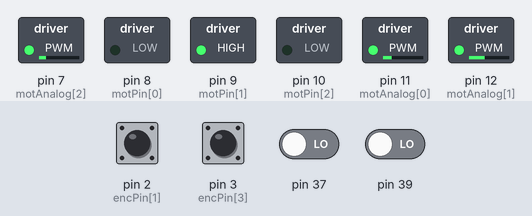
The sketch below on a simulated Arduino Mega 2560, built with avr-gcc and run on an emulated ATmega2560. Shown: switched loads named in the sketch (green lamp = pin HIGH). The test bench sets the inputs (shaded band); at power-on: pin 2 (encPin[1]), pin 3 (encPin[3]) HIGH, pin 37, pin 39 LOW. What the sketch prints to the serial monitor is not drawn.

Above: at 0.2 s.
Timing chart, 0 to 1.7 s (numbered marks = the images above):
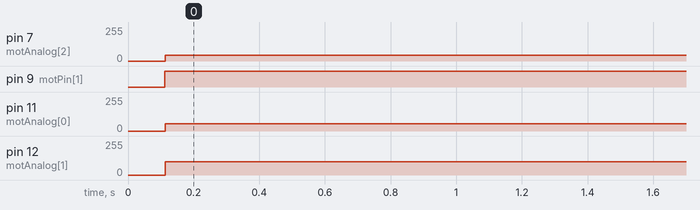

Measured:
- by itself, pin 7 (motAnalog[2]): 0/255 → 44/255 at 0.11 s
- by itself, pin 9 (motPin[1]): LOW → HIGH at 0.11 s
- by itself, pin 11 (motAnalog[0]): 0/255 → 55/255 at 0.11 s
- by itself, pin 12 (motAnalog[1]): 0/255 → 99/255 at 0.11 s

The sketch:

sinX_tanX_X2.ino
```cpp
#include <MPU9250.h>
const double pi = 3.1415926535897932384626433832795;
int v[3] = {0, 0, 0}, V = 100, motPin[3] = {8, 9, 10}, motAnalog[3] = {11, 12, 7}, encPin[4] = {33, 2, 35, 3};
volatile int counterx = 0, countery = 0;
float ang = 0, ax = 0, ay = 0, cx = -15, cy = 0, tx = 0, ty = 0, actEe, actEy, actEg, Kp1 = 0.5, Kp2 = 4, Kd1 = 0, Kd2 = 0, w1 = 0, g1 = 0, w;//3.15

MPU9250 IMU;

double t;

int16_t gyro[3] = {0, 0, 0};
int16_t acc[3] = {0, 0, 0};
float gyroBias[3]  = {0, 0, 0};
float accelBias[3] = {0, 0, 0};
int dt;
long Time;
double ix = -15.0 , iy = 0.0;

double x = 0.0, y = 0.0;
double cosine , sine;
double offset;
double gyr_angle = 0.00;
double sum = 0;

void read_gyro() {
  if ((micros() - Time) > 13000) {
    IMU.readGyroData(gyro);
    dt = micros() - Time;
    gyr_angle += (gyro[2] - gyroBias[2]) * dt / 131.0 / 1000000.0;
    Time = micros();
  }
}

float rad(float a)
{
  return a * 2 * pi / 360;
}
float f(float x) //this code can plot 3 curves by changing pins in arduino...to plot some other curve change the returning function accordingly.
{
 if(digitalRead(37)==HIGH)
  return 15 * sin(0.1 * x); //0.1 * x * x;
 else if(digitalRead(39)==HIGH)
  return 0.08*x*x;
 else
  return 15*atan(0.1*x);
}
void basev(float a, float b, float c, float d)
{
  ang = atan((d - b) / (c - a));
}

void base_pwm() {
  v[0] = V * (cos(rad(0)) * cos(ang) + sin(rad(0)) * sin(ang));
  v[1] = V * (cos(rad(240)) * cos(ang) + sin(rad(240)) * sin(ang));
  v[2] = V * (cos(rad(120)) * cos(ang) + sin(rad(120)) * sin(ang));
}

void wheels()
{
  for (int i = 0; i < 3; i++)
  {

    analogWrite(motAnalog[i], constrain(abs(v[i]) , 0 , 255));

    if (v[i] >= 0)
    {
      digitalWrite(motPin[i], LOW);

    }
    else
    {

      digitalWrite(motPin[i], HIGH);
    }
  }
}
void enc_read()
{
  float disx = counterx * 5.8 * pi / 600.0;
  float disy = countery * 5.8 * pi / 600.0;
  cy = disy * cos(rad(gyr_angle)) - disx * sin(rad(gyr_angle));
  cx = disy * sin(rad(gyr_angle)) + disx * cos(rad(gyr_angle));
}


void setup() {
  Serial.begin(9600);
  pinMode(37,INPUT);

  for (int i = 0; i < 3; i++)
    pinMode(motPin[i], OUTPUT);
  for (int i = 0; i < 3; i++)
    pinMode(motAnalog[i], OUTPUT);
  for (int i = 0; i < 4; i++)
    pinMode(encPin[i], INPUT_PULLUP);
  attachInterrupt(digitalPinToInterrupt(encPin[1]), ai0, RISING);
  attachInterrupt(digitalPinToInterrupt(encPin[3]), ai1, RISING);


  for (int i = 0; i <= 10 ; i++) {
    IMU.readGyroData(gyro);
    sum += gyro[2];
    delay(10);
  }
  gyroBias[2] = sum / 11.0;
  ang = 0;

}

void loop() {

  if (cx >=tx) {
    ix = cx;
    iy = cy;
    tx = ix + 0.1 ;
    ty = f(tx);
    basev(ix, f(ix), tx, ty);

  }

  read_gyro();
  enc_read();
  w = cy - f(cx);
  actEe = w * Kp1 + (w - w1) * Kd1;
  w1 = w;
  actEg = gyr_angle * Kp2 + (gyr_angle - g1) * Kd2;
  g1 = gyr_angle;

  base_pwm();
  v[0] += actEg;
  v[1] += (actEg + actEe);
  v[2] += (actEg - actEe);

  wheels();
    Serial.println(gyr_angle);

  if(cx >= 65)
  {
    for (int i = 0; i < 3 ; i++)
    {
      v[i] = 0;
    }
    wheels();
    while(1);
  }


}


void ai0()
{
  if (digitalRead(encPin[0]) == LOW)
    counterx--;
  else
    counterx++;
}
void ai1()
{
  if (digitalRead(encPin[2]) == LOW)
    countery++;
  else
    countery--;
}
```
